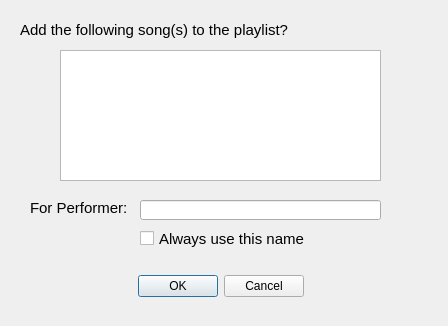
<?xml version="1.0" encoding="UTF-8"?>
<!--
Copyright (c) 2017 Tim Chen

This file is part of PyKS.

This file may be used under the terms of the GNU General Public License
version 3.0 as published by the Free Software Foundation and appearing in
the file LICENSE included in the packaging of this file.  Please review the
following information to ensure the GNU General Public License version 3.0
requirements will be met: http://www.gnu.org/copyleft/gpl.html.

This file is provided AS IS with NO WARRANTY OF ANY KIND, INCLUDING THE
WARRANTY OF DESIGN, MERCHANTABILITY AND FITNESS FOR A PARTICULAR PURPOSE.
See the GNU Public License along with PyKS.
-->
<ui version="4.0">
 <class>AddToPlaylistDialog</class>
 <widget class="QDialog" name="AddToPlaylistDialog">
  <property name="geometry">
   <rect>
    <x>0</x>
    <y>0</y>
    <width>448</width>
    <height>326</height>
   </rect>
  </property>
  <property name="windowTitle">
   <string>Add To Playlist</string>
  </property>
  <widget class="QDialogButtonBox" name="buttonBox">
   <property name="geometry">
    <rect>
     <x>50</x>
     <y>270</y>
     <width>341</width>
     <height>32</height>
    </rect>
   </property>
   <property name="orientation">
    <enum>Qt::Horizontal</enum>
   </property>
   <property name="standardButtons">
    <set>QDialogButtonBox::Cancel|QDialogButtonBox::Ok</set>
   </property>
   <property name="centerButtons">
    <bool>true</bool>
   </property>
  </widget>
  <widget class="QLabel" name="label">
   <property name="geometry">
    <rect>
     <x>20</x>
     <y>20</y>
     <width>291</width>
     <height>20</height>
    </rect>
   </property>
   <property name="font">
    <font>
     <pointsize>11</pointsize>
    </font>
   </property>
   <property name="text">
    <string>Add the following song(s) to the playlist?</string>
   </property>
  </widget>
  <widget class="QLineEdit" name="performerNameLineEdit">
   <property name="geometry">
    <rect>
     <x>140</x>
     <y>200</y>
     <width>241</width>
     <height>20</height>
    </rect>
   </property>
   <property name="font">
    <font>
     <pointsize>11</pointsize>
    </font>
   </property>
  </widget>
  <widget class="QLabel" name="label_3">
   <property name="geometry">
    <rect>
     <x>30</x>
     <y>200</y>
     <width>111</width>
     <height>16</height>
    </rect>
   </property>
   <property name="font">
    <font>
     <pointsize>11</pointsize>
    </font>
   </property>
   <property name="text">
    <string>For Performer:</string>
   </property>
  </widget>
  <widget class="QTextEdit" name="addToPlaylistTextEdit">
   <property name="geometry">
    <rect>
     <x>60</x>
     <y>50</y>
     <width>321</width>
     <height>131</height>
    </rect>
   </property>
   <property name="sizePolicy">
    <sizepolicy hsizetype="MinimumExpanding" vsizetype="MinimumExpanding">
     <horstretch>0</horstretch>
     <verstretch>0</verstretch>
    </sizepolicy>
   </property>
   <property name="font">
    <font>
     <pointsize>11</pointsize>
    </font>
   </property>
   <property name="undoRedoEnabled">
    <bool>false</bool>
   </property>
   <property name="readOnly">
    <bool>true</bool>
   </property>
  </widget>
  <widget class="QCheckBox" name="alwaysUseNameCheckbox">
   <property name="geometry">
    <rect>
     <x>140</x>
     <y>230</y>
     <width>171</width>
     <height>17</height>
    </rect>
   </property>
   <property name="font">
    <font>
     <pointsize>11</pointsize>
    </font>
   </property>
   <property name="text">
    <string>Always use this name</string>
   </property>
  </widget>
 </widget>
 <resources/>
 <connections>
  <connection>
   <sender>buttonBox</sender>
   <signal>accepted()</signal>
   <receiver>AddToPlaylistDialog</receiver>
   <slot>accept()</slot>
   <hints>
    <hint type="sourcelabel">
     <x>248</x>
     <y>254</y>
    </hint>
    <hint type="destinationlabel">
     <x>157</x>
     <y>274</y>
    </hint>
   </hints>
  </connection>
  <connection>
   <sender>buttonBox</sender>
   <signal>rejected()</signal>
   <receiver>AddToPlaylistDialog</receiver>
   <slot>reject()</slot>
   <hints>
    <hint type="sourcelabel">
     <x>316</x>
     <y>260</y>
    </hint>
    <hint type="destinationlabel">
     <x>286</x>
     <y>274</y>
    </hint>
   </hints>
  </connection>
 </connections>
</ui>
